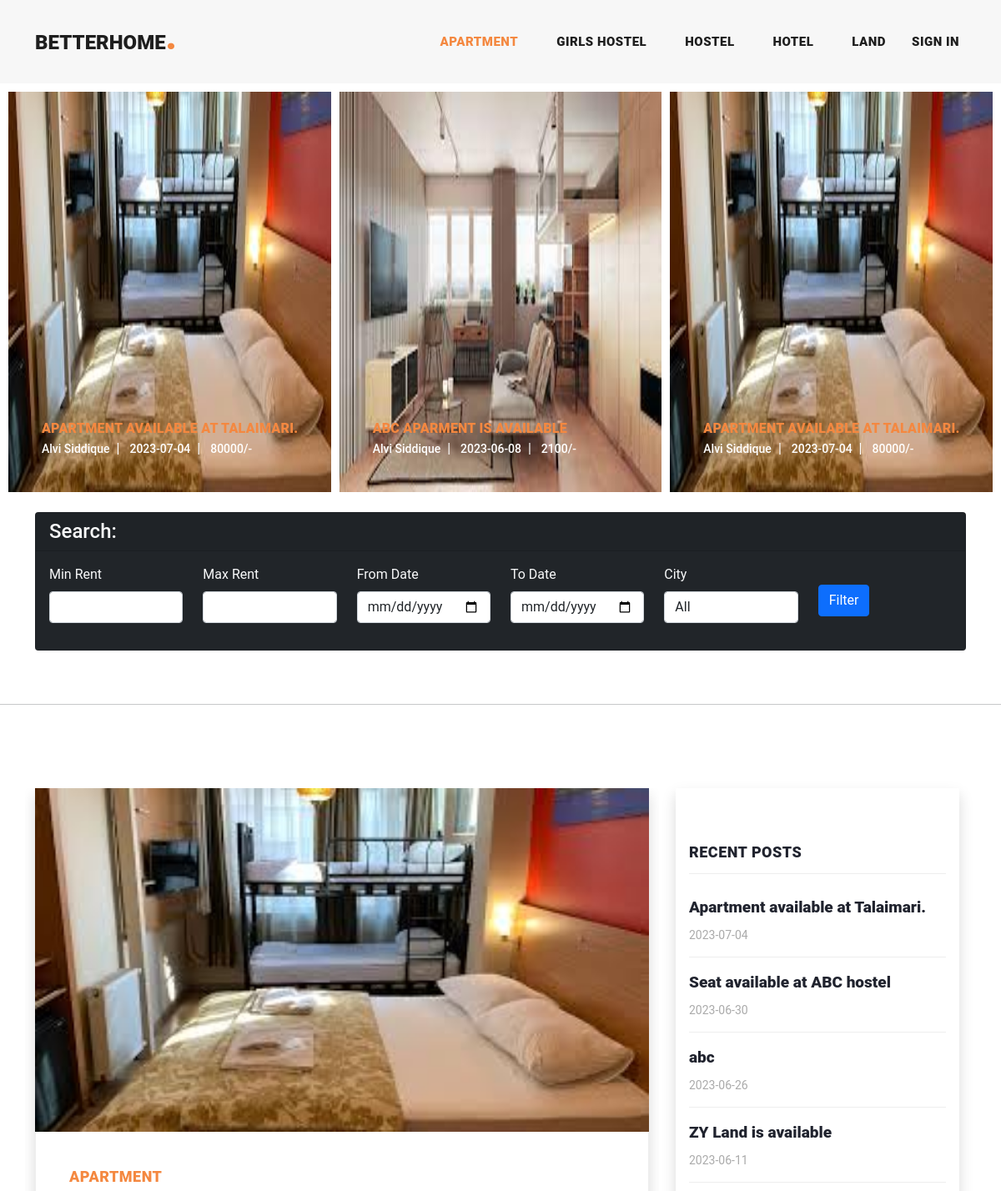
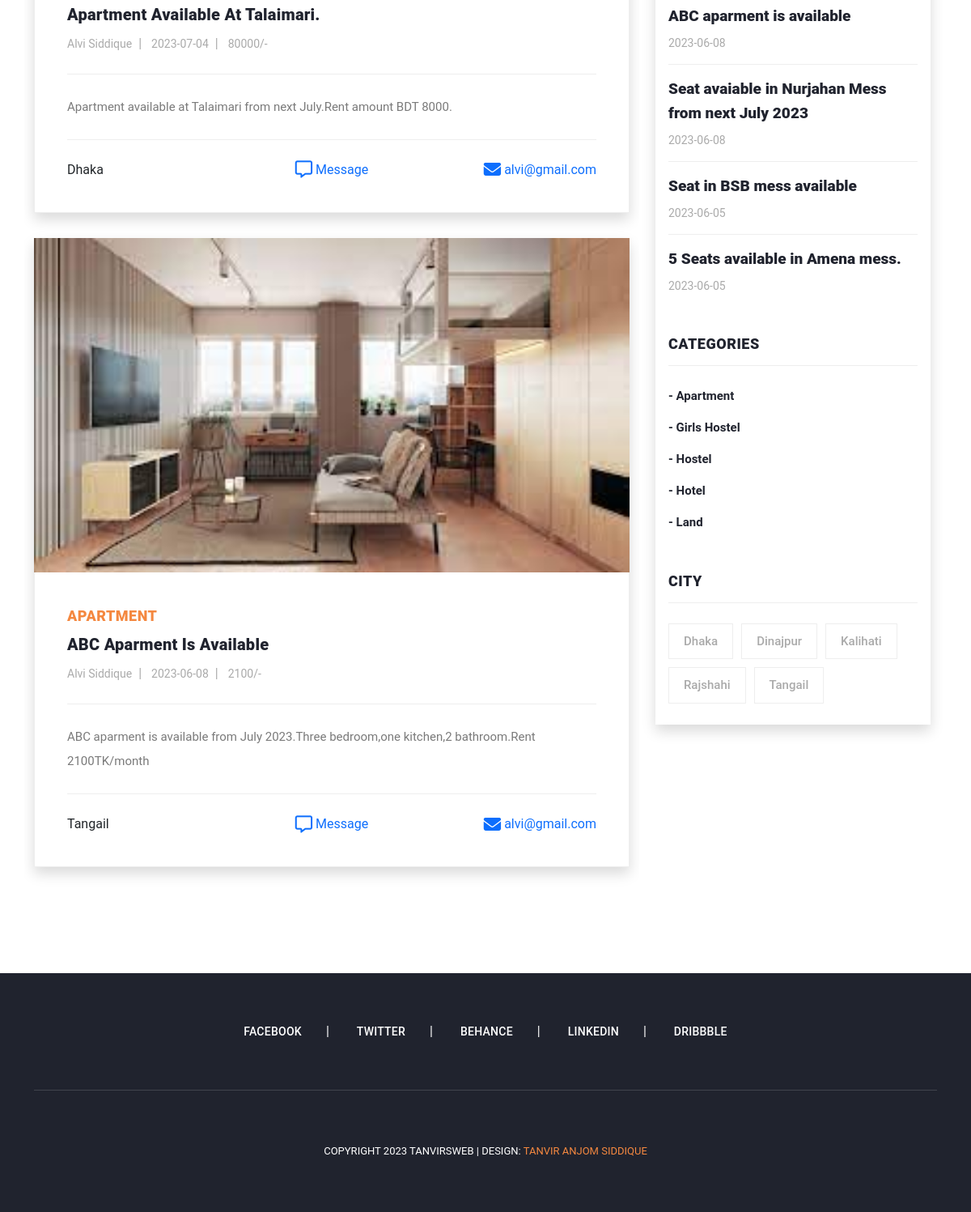
The app's page /index.php?status=filterctg&&ctg=Apartment&&cat_id=9 with its own data (2 pictures, top to bottom).
### tables this page shows
CREATE TABLE `category` (
  `cat_id` int(255) NOT NULL,
  `cat_name` text NOT NULL,
  `cat_des` text NOT NULL,
  `ctg_author_id` int(11) NOT NULL
);

CREATE TABLE `city` (
  `city_id` int(11) NOT NULL,
  `city_name` varchar(80) DEFAULT NULL,
  `post_code` int(11) DEFAULT NULL
);

### Admin/class/function.php (called while the page is built, shortened)
<?php
    class adminBlog{
        protected function connect() {
            try{
                $username="root";
                $password="";
                $dbh=new PDO('mysql:host=localhost;dbname=house_renting',$username,$password);
                return $dbh;
            }
            catch(PDOException $e){
                print "Error!: ".$e->getMessage()."<br>";
                die();
            }
        }
        public function getAllCity(){
            $stmt=$this->connect()->prepare("SELECT * FROM city ORDER BY city_name;");
            if( ( !$stmt->execute(array()) ) || ($stmt->rowCount() == 0) ){
                $stmt=null;
                exit();
            }
            $query_run =$stmt->fetchAll(PDO::FETCH_ASSOC);
            return $query_run;
        }
        public function display_category(){
            $stmt=$this->connect()->prepare("SELECT * FROM category ORDER BY cat_name;");
            if( ( !$stmt->execute(array()) ) || ($stmt->rowCount() == 0) ){
                $stmt=null;
                exit();
            }
            $category =$stmt->fetchAll(PDO::FETCH_ASSOC);
            return $category;
        }
        public function display_post_public(){
            $stmt=$this->connect()->prepare("SELECT * FROM post_user_view WHERE post_status=? ORDER BY post_date DESC,post_id DESC;");
            if( !$stmt->execute(array(1)) ){
                $stmt=null;
                exit();
            }
            $posts = $stmt->fetchAll(PDO::FETCH_ASSOC);
            return $posts;
        }
        public function display_post_public_by_category($cat){
            $stmt=$this->connect()->prepare("SELECT * FROM post_user_view WHERE post_status=? and cat_name=? ORDER BY post_date DESC,post_id DESC;");
            if( $stmt->execute(array(1, $cat)) ){
                $posts= $stmt->fetchAll(PDO::FETCH_ASSOC);
                return $posts;
            }
        }
    }
?>

### includes/recentpost.php (the view)
<?php
    $posts_recent=$obj->display_post_public();
?>
<div class="col-lg-12">
    <div class="sidebar-item recent-posts">
        <div class="sidebar-heading">
            <h2>Recent Posts</h2>
        </div>
        <div class="content overflow-hide-scrollbar" style="max-height: 120vh;">
            <ul>
            <?php foreach($posts_recent as $postdata){ ?>
                <li>
                    <a href="index.php?view=postview&&id=<?php echo $postdata['post_id'];?>">
                        <h5><?php echo $postdata['post_title']; ?></h5>
                        <span><?php echo $postdata['post_date']; ?></span>
                    </a>
                </li>
                <?php } ?>
            </ul>
        </div>
    </div>
</div>

### includes/header.php (shortened to what this page needs)
<header class="">
    <nav class="navbar navbar-expand-lg">
    <div class="container">
        <a class="navbar-brand" href="index.php"><h2>BetterHome<em>.</em></h2></a>
        <div class="collapse navbar-collapse" id="navbarResponsive">
        <ul class="navbar-nav ml-auto">
        <?php foreach($getcat as $category){
            if(isset($_GET['status'])){
                if($_GET['status']=='filterctg' and $_GET['ctg']==$category['cat_name']){
                    echo '<li class="nav-item active">';
                }
                else{
                    echo '<li class="nav-item">';
                }
            }
            else{
                echo '<li class="nav-item">';
            }
            ?>
            <a class="nav-link" href="index.php?status=filterctg&&ctg=<?php echo $category['cat_name']; ?>&&cat_id=<?php echo $category['cat_id']; ?>">
                <?php echo $category['cat_name']; ?>
            </a>
            </li>
        <?php } ?>
            <li>
            <a class="nav-link" href="Admin/index.php">Sign In</a>
            </li>
        </ul>
        </div>
    </div>
    </nav>
</header>

### includes/sidebar.php
<?php
    $posts=$obj->getAllCity();
?>
<div class="col-lg-4">
    <div class="sidebar mx-2 shadow p-3">
        <div class="row">
            <?php include_once("recentpost.php"); ?>
            <?php
            include_once("category.php");
            ?>
            <div class="col-lg-12">
                <div class="sidebar-item tags">
                    <div class="sidebar-heading">
                        <h2>City</h2>
                    </div>
                    <div class="content">
                        <ul>
                        <?php foreach($posts as $postdata){ ?>
                            <li><a href="#"><?php echo $postdata['city_name']; ?></a></li>
                        <?php } ?>
                        </ul>
                    </div>
                </div>
            </div>
        </div>
    </div>
</div>

### includes/category.php
<div class="col-lg-12">
    <div class="sidebar-item categories">
        <div class="sidebar-heading">
            <h2>Categories</h2>
        </div>
        <div class="content">
            <ul>
                <?php
                $allcat=$obj->display_category();
                foreach($allcat as $category){
                ?>
                    <li><a href="index.php?status=filterctg&&ctg=<?php echo $category['cat_name']; ?>">- <?php echo $category['cat_name']; ?> </a></li>
                <?php } ?>
            </ul>
        </div>
    </div>
</div>

### assets/css/templatemo-stand-blog.css (style rules this page uses)
body { font-family: 'Roboto', sans-serif; overflow-x: hidden; text-rendering: optimizeLegibility; -webkit-font-smoothing: antialiased; -moz-osx-font-smoothing: grayscale; }
a { text-decoration: none!important; }
ul { padding: 0; margin: 0; list-style: none; }
h1,h2,h3,h4,h5,h6 { margin: 0px; }
header { position: absolute; z-index: 99999; width: 100%; height: 100px; background-color: #f7f7f7; -webkit-transition: all 0.3s ease-in-out 0s; -moz-transition: all 0.3s ease-in-out 0s; -o-transition: all 0.3s ease-in-out 0s; transition: all 0.3s ease-in-out 0s; }
header .navbar { padding: 25px 0px; }
.navbar .navbar-brand { float: left; margin-top: -12px; outline: none; }
.navbar .navbar-brand h2 { color: #1e1e1e; text-transform: uppercase; font-size: 24px; font-weight: 900; -webkit-transition: all .3s ease 0s; -moz-transition: all .3s ease 0s; -o-transition: all .3s ease 0s; transition: all .3s ease 0s; }
.navbar .navbar-brand h2 em { font-size: 44px; font-style: normal; color: #f48840; }
#navbarResponsive { z-index: 999; }
.navbar-collapse { text-align: center; }
.navbar .navbar-nav .nav-item { margin: 0px 15px; }
.navbar .navbar-nav a.nav-link { text-transform: capitalize; font-size: 15px; font-weight: 800; text-transform: uppercase; letter-spacing: 0.5px; color: #1e1e1e; transition: all 0.3s; }
.navbar .navbar-nav .nav-link:hover, .navbar .navbar-nav .active>.nav-link, .navbar .navbar-nav .nav-link.active, .navbar .navbar-nav .nav-link.show, .navbar .navbar-nav .show>.nav-link { color: #f48840; }
.blog-posts .sidebar-heading h2 { font-size: 18px; text-transform: uppercase; font-weight: 900; letter-spacing: 0.5px; color: #20232e; border-bottom: 1px solid #eee; padding-bottom: 15px; margin-bottom: 25px; }
.sidebar { margin-left: 30px; }
.sidebar .sidebar-item { margin-top: 50px; }
.sidebar .sidebar-heading h2 { font-size: 18px; text-transform: uppercase; font-weight: 900; letter-spacing: 0.5px; color: #20232e; border-bottom: 1px solid #eee; padding-bottom: 15px; margin-bottom: 25px; }
.sidebar .recent-posts ul li { margin-bottom: 15px; padding-bottom: 15px; border-bottom: 1px solid #eee; }
.sidebar .recent-posts ul li:last-child { margin-bottom: 0px; padding-bottom: 0px; border-bottom: none; }
.sidebar .recent-posts ul li h5 { font-size: 19px; font-weight: 900; color: #20232e; line-height: 30px; transition: all 0.3s; }
.sidebar .recent-posts ul li span { display: block; font-size: 14px; color: #aaa; margin-top: 8px; }
.sidebar .categories ul li { margin-bottom: 15px; }
.sidebar .categories ul li:last-child { margin-bottom: 0px; }
.sidebar .categories ul li a { font-size: 15px; font-weight: 700; color: #20232e; transition: all .3s; }
.sidebar .tags ul li { margin-right: 6px; display: inline-block; }
.sidebar .tags ul li { margin-bottom: 10px; }
.sidebar .tags ul li a { font-size: 15px; font-weight: 500; color: #aaa; display: inline-block; border: 1px solid #eee; padding: 10px 18px; transition: all .3s; }

### assets/css/alvi.css (style rules this page uses)
.overflow-hide-scrollbar { -ms-overflow-style: none; scrollbar-width: none; overflow-y: scroll; }

### records on screen
category: cat_name "APARTMENT", cat_name "Apartment"
category: cat_name "GIRLS HOSTEL", cat_name "Girls Hostel"
category: cat_name "HOSTEL", cat_name "Hostel"
category: cat_name "HOTEL", cat_name "Hotel"
category: cat_name "LAND", cat_name "Land"
city: city_name "Dhaka"
city: city_name "Dinajpur"
city: city_name "Kalihati"
city: city_name "Rajshahi"
city: city_name "Tangail"

### other values on screen
$postdata['post_title'] "APARTMENT AVAILABLE AT TALAIMARI."
$postdata['user_name'] "Alvi Siddique"
$postdata['post_date'] "2023-07-04"
$postdata['rent_amount'] "80000"
$postdata['post_title'] "ABC APARMENT IS AVAILABLE"
$postdata['post_date'] "2023-06-08"
$postdata['rent_amount'] "2100"
$postdata['cat_name'] "APARTMENT"
$postdata['post_title'] "Apartment Available At Talaimari."
$postdata['rent_from'] "2023-07-04"
$postdata['post_content'] "Apartment available at Talaimari from next July.Rent amount BDT 8000."
$postdata['city_name'] "Dhaka"
$postdata['user_email'] "alvi@gmail.com"
$postdata['post_title'] "ABC Aparment Is Available"
$postdata['rent_from'] "2023-06-08"
